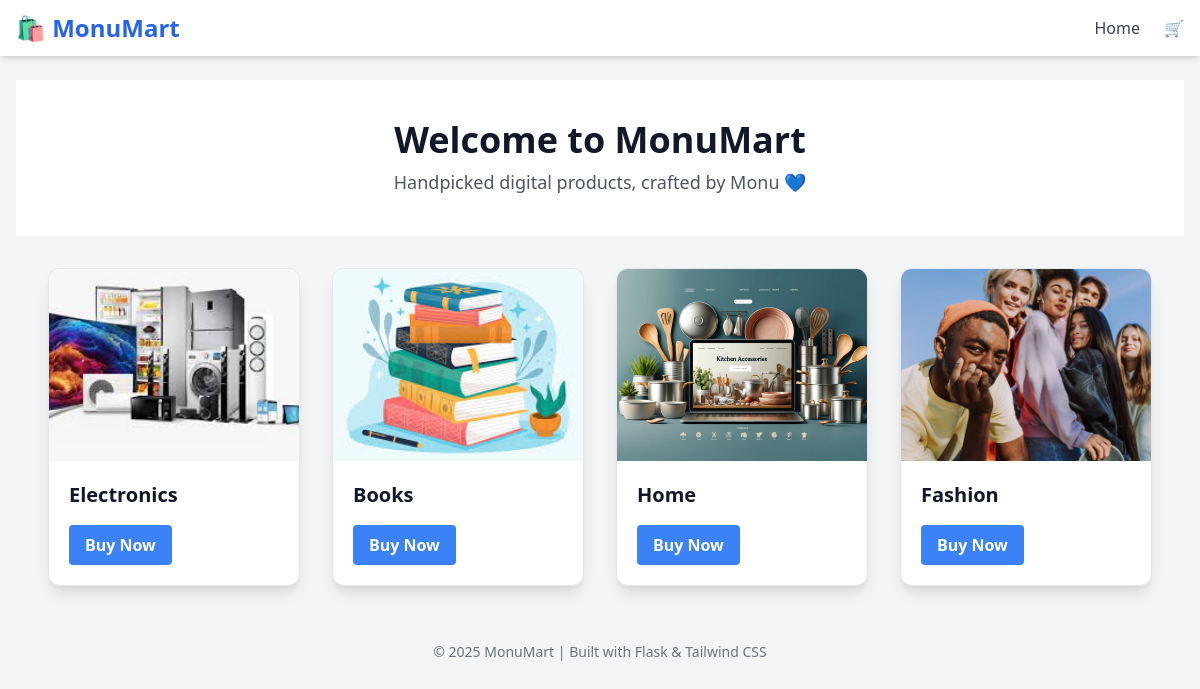
The page / on the database its author committed.
### main.py (models this page shows)
class Category(db.Model):
    id = db.Column(db.Integer, primary_key=True)
    name = db.Column(db.String(100))
    image = db.Column(db.String(200))

### main.py (the view)
@app.route('/')
def home():
    categories = Category.query.all()
    return render_template("index.html", categories=categories)

### templates/index.html (shortened to what this page needs)
{% extends 'base.html' %}
{% block content %}
  <section class="bg-white py-10 text-center">
    <h2 class="text-4xl font-bold mb-2">Welcome to MonuMart</h2>
    <p class="text-gray-600 text-lg">Handpicked digital products, crafted by Monu 💙</p>
  </section>
  <section class="p-8 max-w-7xl mx-auto">
    <div class="grid grid-cols-1 sm:grid-cols-2 md:grid-cols-4 gap-8">
      {% for category in categories %}
      <div class="bg-white rounded-xl overflow-hidden shadow-lg border border-gray-200">
        <img src="{{ url_for('static', filename='images/' + category.image) }}" alt="{{ category.name }}" class="w-full h-48 object-cover">
        <div class="p-5">
          <h3 class="text-xl font-semibold mb-2">{{ category.name }}</h3>
          <a href="{{ url_for('category_view', category_id=category.id) }}">
  <button class="bg-blue-500 hover:bg-blue-600 text-white font-bold py-2 px-4 rounded mt-2">
    Buy Now
  </button>
</a>
        </div>
      </div>
      {% endfor %}
    </div>
  </section>
  <footer class="text-center py-6 text-sm text-gray-500">
    © 2025 MonuMart | Built with Flask & Tailwind CSS
  </footer>
{% endblock %}

### rows shown on the page
Category: image (picture), name "Electronics"
Category: image (picture), name "Books"
Category: image (picture), name "Home"
Category: image (picture), name "Fashion"
